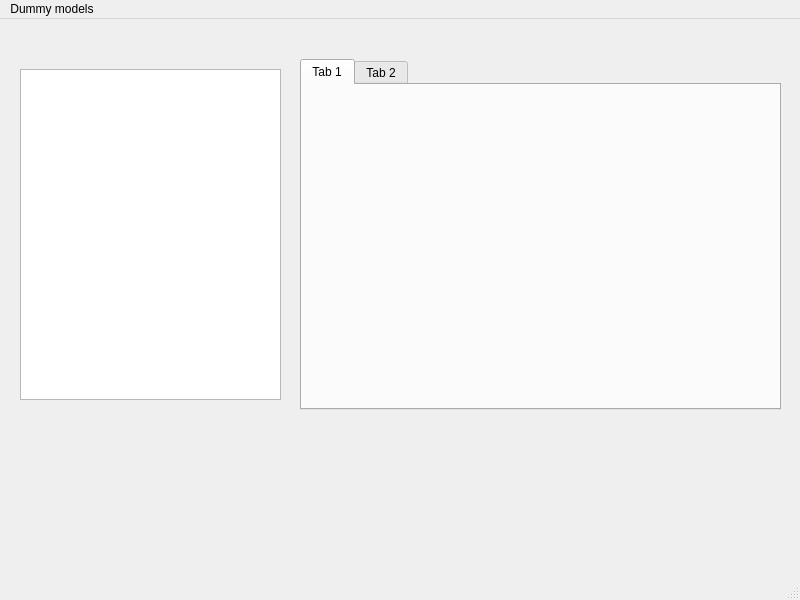
<?xml version="1.0" encoding="UTF-8"?>
<ui version="4.0">
 <class>DummyModelsMainWindow</class>
 <widget class="QMainWindow" name="DummyModelsMainWindow">
  <property name="geometry">
   <rect>
    <x>0</x>
    <y>0</y>
    <width>800</width>
    <height>600</height>
   </rect>
  </property>
  <property name="windowTitle">
   <string>MainWindow</string>
  </property>
  <widget class="QWidget" name="centralwidget">
   <widget class="QListWidget" name="modelsList">
    <property name="geometry">
     <rect>
      <x>20</x>
      <y>50</y>
      <width>261</width>
      <height>331</height>
     </rect>
    </property>
   </widget>
   <widget class="QTabWidget" name="tabs">
    <property name="geometry">
     <rect>
      <x>300</x>
      <y>40</y>
      <width>481</width>
      <height>351</height>
     </rect>
    </property>
    <property name="currentIndex">
     <number>0</number>
    </property>
    <widget class="QWidget" name="tab">
     <attribute name="title">
      <string>Tab 1</string>
     </attribute>
    </widget>
    <widget class="QWidget" name="tab_2">
     <attribute name="title">
      <string>Tab 2</string>
     </attribute>
    </widget>
   </widget>
  </widget>
  <widget class="QStatusBar" name="statusbar"/>
  <widget class="QMenuBar" name="menubar">
   <property name="geometry">
    <rect>
     <x>0</x>
     <y>0</y>
     <width>800</width>
     <height>19</height>
    </rect>
   </property>
   <widget class="QMenu" name="menuDummy_models">
    <property name="title">
     <string>Dummy models</string>
    </property>
   </widget>
   <addaction name="menuDummy_models"/>
  </widget>
 </widget>
 <resources/>
 <connections/>
</ui>
